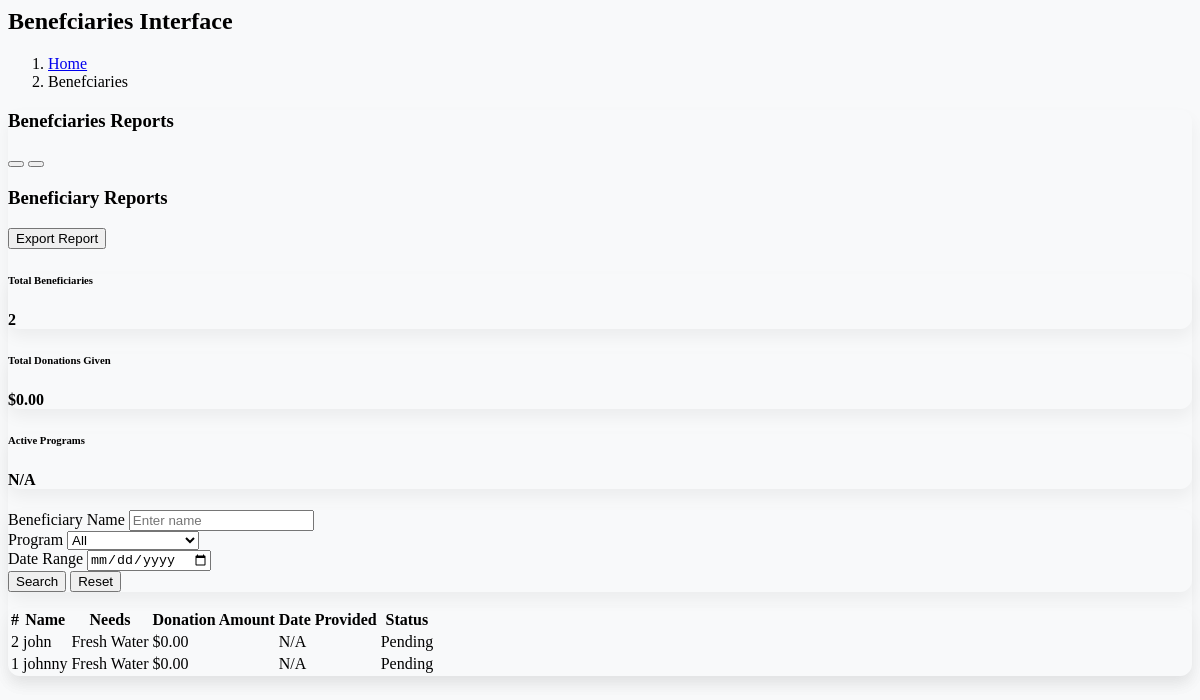
The app's page /pages/admin/beneficiary/beneficiary_report.php, older data.
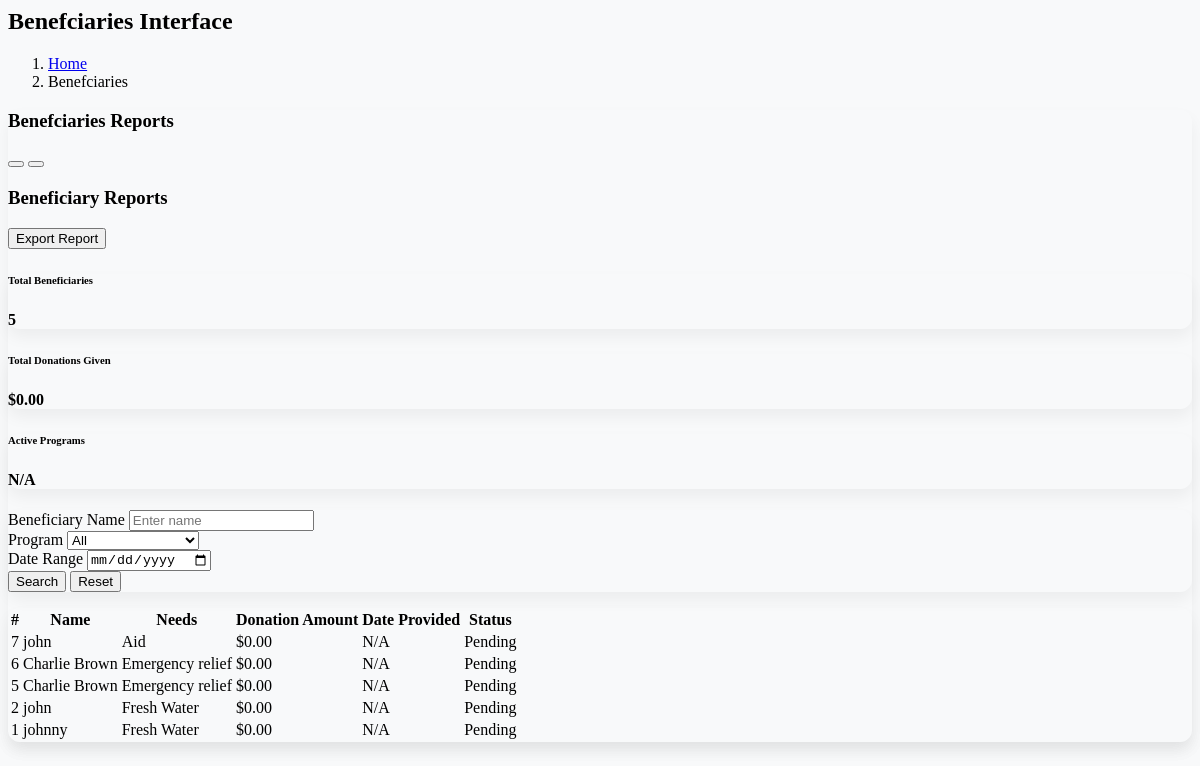
The same page, newer data.
### tables this page shows
CREATE TABLE `beneficiaries` (
  `id` int(11) NOT NULL,
  `name` varchar(255) DEFAULT NULL,
  `email` varchar(255) DEFAULT NULL,
  `phone` varchar(20) DEFAULT NULL,
  `address` text DEFAULT NULL,
  `required_support` text DEFAULT NULL,
  `created_at` timestamp NOT NULL DEFAULT current_timestamp(),
  `user_id` int(11) DEFAULT NULL,
  `status` varchar(50) DEFAULT 'Inactive'
);

### pages/admin/beneficiary/beneficiary_report.php (the view, shortened to what the changed rows need)
<?php
include('config.php');
$result = mysqli_query($dms, "SELECT * FROM beneficiaries ORDER BY id DESC");
$beneficiaries = [];
if ($result) {
    while ($row = mysqli_fetch_assoc($result)) {
        $beneficiaries[] = $row;
    }
}
$total_beneficiaries = count($beneficiaries);
?>
<div class="container-fluid p-5" style="min-height: 2838.44px;">
    <section class="content-header">
      <div class="container-fluid">
        <div class="row mb-2">
          <div class="col-sm-6">
            <h1>Benefciaries Interface</h1>
          </div>
        </div>
      </div>
    </section>
    <section class="content">
      <div class="card">
        <div class="card-body">
<div class="container-fluid">
    <div class="row">
        <div class="col-md-10 offset-md-1">
            <div class="row g-3 mb-4">
                <div class="col-md-4">
                    <div class="card border-0 shadow-sm">
                        <div class="card-body d-flex justify-content-between align-items-center">
                            <div>
                                <h6 class="text-muted">Total Beneficiaries</h6>
                                <h4 class="fw-bold"><?= $total_beneficiaries ?></h4>
                            </div>
                        </div>
                    </div>
                </div>
            </div>
            <div class="card border-0 shadow-sm">
                <div class="card-body table-responsive">
                    <table class="table table-hover align-middle">
                        <thead class="table-primary">
                            <tr>
                                <th>#</th>
                                <th>Name</th>
                                <th>Needs</th>
                                <th>Donation Amount</th>
                                <th>Date Provided</th>
                                <th>Status</th>
                            </tr>
                        </thead>
                        <tbody>
                            <?php if (empty($beneficiaries)): ?>
                                <tr>
                                    <td colspan="6" class="text-center">No beneficiaries found.</td>
                                </tr>
                            <?php else: ?>
                                <?php foreach ($beneficiaries as $index => $b): ?>
                                    <tr>
                                        <td><?= htmlspecialchars($b['id']) ?></td>
                                        <td><?= htmlspecialchars($b['name']) ?></td>
                                        <td><?= htmlspecialchars($b['required_support']) ?></td>
                                        <td>$0.00</td>
                                        <td>N/A</td>
                                        <td><span class="badge bg-secondary">Pending</span></td>
                                    </tr>
                                <?php endforeach; ?>
                            <?php endif; ?>
                        </tbody>
                    </table>
                </div>
            </div>
        </div>
    </div>
</div>
        </div>
      </div>
    </section>
  </div>
</body>
</html>

Row changes from the older to the newer data that the page shows:
added beneficiaries: id "7", name "john", required_support "Aid"
added beneficiaries: id "6", name "Charlie Brown", required_support "Emergency relief"
added beneficiaries: id "5", name "Charlie Brown", required_support "Emergency relief"
Text that changed along with them:
$total_beneficiaries: "2" → "5"
